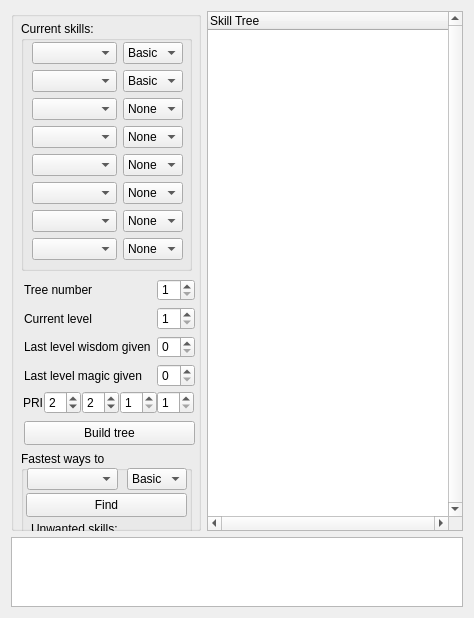
      <widget class="QWidget" name="tab_2">
       <attribute name="title">
        <string>Tree browser</string>
       </attribute>
       <layout class="QVBoxLayout" name="verticalLayout_3">
        <item>
         <layout class="QHBoxLayout" name="horizontalLayout_2">
          <item>
           <widget class="QGroupBox" name="groupBox_2">
            <property name="minimumSize">
             <size>
              <width>190</width>
              <height>520</height>
             </size>
            </property>
            <property name="title">
             <string/>
            </property>
            <widget class="QGroupBox" name="groupBox">
             <property name="geometry">
              <rect>
               <x>10</x>
               <y>10</y>
               <width>171</width>
               <height>250</height>
              </rect>
             </property>
             <property name="minimumSize">
              <size>
               <width>0</width>
               <height>250</height>
              </size>
             </property>
             <property name="title">
              <string>Current skills:</string>
             </property>
             <widget class="QWidget" name="layoutWidget">
              <property name="geometry">
               <rect>
                <x>11</x>
                <y>21</y>
                <width>153</width>
                <height>220</height>
               </rect>
              </property>
              <layout class="QFormLayout" name="formLayout">
               <item row="0" column="0">
                <widget class="QComboBox" name="cmb_skill1">
                 <property name="minimumSize">
                  <size>
                   <width>85</width>
                   <height>0</height>
                  </size>
                 </property>
                </widget>
               </item>
               <item row="0" column="1">
                <widget class="QComboBox" name="cmb_skill1_level">
                 <property name="maximumSize">
                  <size>
                   <width>60</width>
                   <height>16777215</height>
                  </size>
                 </property>
                 <property name="currentIndex">
                  <number>1</number>
                 </property>
                 <item>
                  <property name="text">
                   <string>None</string>
                  </property>
                 </item>
                 <item>
                  <property name="text">
                   <string>Basic</string>
                  </property>
                 </item>
                 <item>
                  <property name="text">
                   <string>Advanced</string>
                  </property>
                 </item>
                 <item>
                  <property name="text">
                   <string>Expert</string>
                  </property>
                 </item>
                </widget>
               </item>
               <item row="1" column="0">
                <widget class="QComboBox" name="cmb_skill2">
                 <property name="minimumSize">
                  <size>
                   <width>85</width>
                   <height>0</height>
                  </size>
                 </property>
                </widget>
               </item>
               <item row="1" column="1">
                <widget class="QComboBox" name="cmb_skill2_level">
                 <property name="maximumSize">
                  <size>
                   <width>60</width>
                   <height>16777215</height>
                  </size>
                 </property>
                 <property name="currentIndex">
                  <number>1</number>
                 </property>
                 <item>
                  <property name="text">
                   <string>None</string>
                  </property>
                 </item>
                 <item>
                  <property name="text">
                   <string>Basic</string>
                  </property>
                 </item>
                 <item>
                  <property name="text">
                   <string>Advanced</string>
                  </property>
                 </item>
                 <item>
                  <property name="text">
                   <string>Expert</string>
                  </property>
                 </item>
                </widget>
               </item>
               <item row="2" column="0">
                <widget class="QComboBox" name="cmb_skill3">
                 <property name="minimumSize">
                  <size>
                   <width>85</width>
                   <height>0</height>
                  </size>
                 </property>
                </widget>
               </item>
               <item row="2" column="1">
                <widget class="QComboBox" name="cmb_skill3_level">
                 <property name="maximumSize">
                  <size>
                   <width>60</width>
                   <height>16777215</height>
                  </size>
                 </property>
                 <property name="currentIndex">
                  <number>0</number>
                 </property>
                 <item>
                  <property name="text">
                   <string>None</string>
                  </property>
                 </item>
                 <item>
                  <property name="text">
                   <string>Basic</string>
                  </property>
                 </item>
                 <item>
                  <property name="text">
                   <string>Advanced</string>
                  </property>
                 </item>
                 <item>
                  <property name="text">
                   <string>Expert</string>
                  </property>
                 </item>
                </widget>
               </item>
               <item row="3" column="0">
                <widget class="QComboBox" name="cmb_skill4">
                 <property name="minimumSize">
                  <size>
                   <width>85</width>
                   <height>0</height>
                  </size>
                 </property>
                </widget>
               </item>
               <item row="3" column="1">
                <widget class="QComboBox" name="cmb_skill4_level">
                 <property name="maximumSize">
                  <size>
                   <width>60</width>
                   <height>16777215</height>
                  </size>
                 </property>
                 <property name="currentIndex">
                  <number>0</number>
                 </property>
                 <item>
                  <property name="text">
                   <string>None</string>
                  </property>
                 </item>
                 <item>
                  <property name="text">
                   <string>Basic</string>
                  </property>
                 </item>
                 <item>
                  <property name="text">
                   <string>Advanced</string>
                  </property>
                 </item>
                 <item>
                  <property name="text">
                   <string>Expert</string>
                  </property>
                 </item>
                </widget>
               </item>
               <item row="4" column="0">
                <widget class="QComboBox" name="cmb_skill5">
                 <property name="minimumSize">
                  <size>
                   <width>85</width>
                   <height>0</height>
                  </size>
                 </property>
                </widget>
               </item>
               <item row="4" column="1">
                <widget class="QComboBox" name="cmb_skill5_level">
                 <property name="maximumSize">
                  <size>
                   <width>60</width>
                   <height>16777215</height>
                  </size>
                 </property>
                 <property name="currentIndex">
                  <number>0</number>
                 </property>
                 <item>
                  <property name="text">
                   <string>None</string>
                  </property>
                 </item>
                 <item>
                  <property name="text">
                   <string>Basic</string>
                  </property>
                 </item>
                 <item>
                  <property name="text">
                   <string>Advanced</string>
                  </property>
                 </item>
                 <item>
                  <property name="text">
                   <string>Expert</string>
                  </property>
                 </item>
                </widget>
               </item>
               <item row="5" column="0">
                <widget class="QComboBox" name="cmb_skill6">
                 <property name="minimumSize">
                  <size>
                   <width>85</width>
                   <height>0</height>
                  </size>
                 </property>
                </widget>
               </item>
               <item row="5" column="1">
                <widget class="QComboBox" name="cmb_skill6_level">
                 <property name="maximumSize">
                  <size>
                   <width>60</width>
                   <height>16777215</height>
                  </size>
                 </property>
                 <property name="currentIndex">
                  <number>0</number>
                 </property>
                 <item>
                  <property name="text">
                   <string>None</string>
                  </property>
                 </item>
                 <item>
                  <property name="text">
                   <string>Basic</string>
                  </property>
                 </item>
                 <item>
                  <property name="text">
                   <string>Advanced</string>
                  </property>
                 </item>
                 <item>
                  <property name="text">
                   <string>Expert</string>
                  </property>
                 </item>
                </widget>
               </item>
               <item row="6" column="0">
                <widget class="QComboBox" name="cmb_skill7">
                 <property name="minimumSize">
                  <size>
                   <width>85</width>
                   <height>0</height>
                  </size>
                 </property>
                </widget>
               </item>
               <item row="6" column="1">
                <widget class="QComboBox" name="cmb_skill7_level">
                 <property name="maximumSize">
                  <size>
                   <width>60</width>
                   <height>16777215</height>
                  </size>
                 </property>
                 <property name="currentIndex">
                  <number>0</number>
                 </property>
                 <item>
                  <property name="text">
                   <string>None</string>
                  </property>
                 </item>
                 <item>
                  <property name="text">
                   <string>Basic</string>
                  </property>
                 </item>
                 <item>
                  <property name="text">
                   <string>Advanced</string>
                  </property>
                 </item>
                 <item>
                  <property name="text">
                   <string>Expert</string>
                  </property>
                 </item>
                </widget>
               </item>
               <item row="7" column="0">
                <widget class="QComboBox" name="cmb_skill8">
                 <property name="minimumSize">
                  <size>
                   <width>85</width>
                   <height>0</height>
                  </size>
                 </property>
                </widget>
               </item>
               <item row="7" column="1">
                <widget class="QComboBox" name="cmb_skill8_level">
                 <property name="maximumSize">
                  <size>
                   <width>60</width>
                   <height>16777215</height>
                  </size>
                 </property>
                 <property name="currentIndex">
                  <number>0</number>
                 </property>
                 <item>
                  <property name="text">
                   <string>None</string>
                  </property>
                 </item>
                 <item>
                  <property name="text">
                   <string>Basic</string>
                  </property>
                 </item>
                 <item>
                  <property name="text">
                   <string>Advanced</string>
                  </property>
                 </item>
                 <item>
                  <property name="text">
                   <string>Expert</string>
                  </property>
                 </item>
                </widget>
               </item>
              </layout>
             </widget>
            </widget>
            <widget class="QPushButton" name="btn_build_tree">
             <property name="geometry">
              <rect>
               <x>13</x>
               <y>410</y>
               <width>171</width>
               <height>24</height>
              </rect>
             </property>
             <property name="text">
              <string>Build tree</string>
             </property>
            </widget>
            <widget class="QGroupBox" name="groupBox_3">
             <property name="geometry">
              <rect>
               <x>10</x>
               <y>440</y>
               <width>171</width>
               <height>171</height>
              </rect>
             </property>
             <property name="minimumSize">
              <size>
               <width>171</width>
               <height>171</height>
              </size>
             </property>
             <property name="title">
              <string>Fastest ways to</string>
             </property>
             <widget class="QComboBox" name="cmb_skill_search">
              <property name="geometry">
               <rect>
                <x>6</x>
                <y>17</y>
                <width>91</width>
                <height>22</height>
               </rect>
              </property>
              <property name="minimumSize">
               <size>
                <width>85</width>
                <height>0</height>
               </size>
              </property>
             </widget>
             <widget class="QComboBox" name="cmb_skill_search_level">
              <property name="geometry">
               <rect>
                <x>106</x>
                <y>17</y>
                <width>60</width>
                <height>22</height>
               </rect>
              </property>
              <property name="minimumSize">
               <size>
                <width>60</width>
                <height>0</height>
               </size>
              </property>
              <property name="maximumSize">
               <size>
                <width>60</width>
                <height>16777215</height>
               </size>
              </property>
              <item>
               <property name="text">
                <string>Basic</string>
               </property>
              </item>
              <item>
               <property name="text">
                <string>Advanced</string>
               </property>
              </item>
              <item>
               <property name="text">
                <string>Expert</string>
               </property>
              </item>
             </widget>
             <widget class="QPushButton" name="btn_find_way">
              <property name="geometry">
               <rect>
                <x>5</x>
                <y>42</y>
                <width>161</width>
                <height>24</height>
               </rect>
              </property>
              <property name="text">
               <string>Find</string>
              </property>
             </widget>
             <widget class="QLabel" name="label_11">
              <property name="geometry">
               <rect>
                <x>10</x>
                <y>70</y>
                <width>91</width>
                <height>16</height>
               </rect>
              </property>
              <property name="text">
               <string>Unwanted skills:</string>
              </property>
             </widget>
             <widget class="QTextEdit" name="te_unwanted_skills">
              <property name="geometry">
               <rect>
                <x>10</x>
                <y>90</y>
                <width>151</width>
                <height>71</height>
               </rect>
              </property>
              <property name="html">
               <string>&lt;!DOCTYPE HTML PUBLIC &quot;-//W3C//DTD HTML 4.0//EN&quot; &quot;http://www.w3.org/TR/REC-html40/strict.dtd&quot;&gt;
&lt;html&gt;&lt;head&gt;&lt;meta name=&quot;qrichtext&quot; content=&quot;1&quot; /&gt;&lt;meta charset=&quot;utf-8&quot; /&gt;&lt;style type=&quot;text/css&quot;&gt;
p, li { white-space: pre-wrap; }
hr { height: 1px; border-width: 0; }
li.unchecked::marker { content: &quot;\2610&quot;; }
li.checked::marker { content: &quot;\2612&quot;; }
&lt;/style&gt;&lt;/head&gt;&lt;body style=&quot; font-family:'Segoe UI'; font-size:9pt; font-weight:400; font-style:normal;&quot;&gt;
&lt;p style=&quot; margin-top:0px; margin-bottom:0px; margin-left:0px; margin-right:0px; -qt-block-indent:0; text-indent:0px;&quot;&gt;eagle eye&lt;/p&gt;
&lt;p style=&quot; margin-top:0px; margin-bottom:0px; margin-left:0px; margin-right:0px; -qt-block-indent:0; text-indent:0px;&quot;&gt;learning&lt;/p&gt;
&lt;p style=&quot; margin-top:0px; margin-bottom:0px; margin-left:0px; margin-right:0px; -qt-block-indent:0; text-indent:0px;&quot;&gt;first aid&lt;/p&gt;&lt;/body&gt;&lt;/html&gt;</string>
              </property>
             </widget>
            </widget>
            <widget class="QWidget" name="layoutWidget">
             <property name="geometry">
              <rect>
               <x>12</x>
               <y>380</y>
               <width>171</width>
               <height>24</height>
              </rect>
             </property>
             <layout class="QHBoxLayout" name="horizontalLayout_8">
              <property name="spacing">
               <number>1</number>
              </property>
              <item>
               <widget class="QLabel" name="label_10">
                <property name="text">
                 <string>PRI</string>
                </property>
               </widget>
              </item>
              <item>
               <widget class="QSpinBox" name="sb_defence">
                <property name="minimumSize">
                 <size>
                  <width>37</width>
                  <height>0</height>
                 </size>
                </property>
                <property name="value">
                 <number>2</number>
                </property>
               </widget>
              </item>
              <item>
               <widget class="QSpinBox" name="sb_attack">
                <property name="minimumSize">
                 <size>
                  <width>37</width>
                  <height>0</height>
                 </size>
                </property>
                <property name="value">
                 <number>2</number>
                </property>
               </widget>
              </item>
              <item>
               <widget class="QSpinBox" name="sb_knowledge">
                <property name="minimumSize">
                 <size>
                  <width>37</width>
                  <height>0</height>
                 </size>
                </property>
                <property name="minimum">
                 <number>1</number>
                </property>
               </widget>
              </item>
              <item>
               <widget class="QSpinBox" name="sb_sp">
                <property name="minimumSize">
                 <size>
                  <width>37</width>
                  <height>0</height>
                 </size>
                </property>
                <property name="minimum">
                 <number>1</number>
                </property>
               </widget>
              </item>
             </layout>
            </widget>
            <widget class="QWidget" name="layoutWidget">
             <property name="geometry">
              <rect>
               <x>13</x>
               <y>268</y>
               <width>171</width>
               <height>108</height>
              </rect>
             </property>
             <layout class="QFormLayout" name="formLayout_2">
              <item row="0" column="0">
               <widget class="QLabel" name="label_6">
                <property name="text">
                 <string>Tree number</string>
                </property>
               </widget>
              </item>
              <item row="0" column="1">
               <widget class="QSpinBox" name="sb_tree_num">
                <property name="minimum">
                 <number>1</number>
                </property>
                <property name="maximum">
                 <number>255</number>
                </property>
               </widget>
              </item>
              <item row="1" column="0">
               <widget class="QLabel" name="label_7">
                <property name="text">
                 <string>Current level</string>
                </property>
               </widget>
              </item>
              <item row="1" column="1">
               <widget class="QSpinBox" name="sb_cur_level">
                <property name="minimum">
                 <number>1</number>
                </property>
                <property name="maximum">
                 <number>30</number>
                </property>
               </widget>
              </item>
              <item row="2" column="0">
               <widget class="QLabel" name="label_8">
                <property name="text">
                 <string>Last level wisdom given</string>
                </property>
                <property name="wordWrap">
                 <bool>true</bool>
                </property>
               </widget>
              </item>
              <item row="2" column="1">
               <widget class="QSpinBox" name="sb_wisdom_counter">
                <property name="minimum">
                 <number>0</number>
                </property>
                <property name="maximum">
                 <number>30</number>
                </property>
                <property name="value">
                 <number>0</number>
                </property>
               </widget>
              </item>
              <item row="3" column="0">
               <widget class="QLabel" name="label_9">
                <property name="text">
                 <string>Last level magic given</string>
                </property>
                <property name="wordWrap">
                 <bool>true</bool>
                </property>
               </widget>
              </item>
              <item row="3" column="1">
               <widget class="QSpinBox" name="sb_magic_counter">
                <property name="minimum">
                 <number>0</number>
                </property>
                <property name="maximum">
                 <number>30</number>
                </property>
                <property name="value">
                 <number>0</number>
                </property>
               </widget>
              </item>
             </layout>
            </widget>
           </widget>
          </item>
          <item>
           <widget class="QTreeWidget" name="tw_skills">
            <property name="sizePolicy">
             <sizepolicy hsizetype="Expanding" vsizetype="Expanding">
              <horstretch>0</horstretch>
              <verstretch>0</verstretch>
             </sizepolicy>
            </property>
            <property name="minimumSize">
             <size>
              <width>0</width>
              <height>450</height>
             </size>
            </property>
            <property name="verticalScrollBarPolicy">
             <enum>Qt::ScrollBarAlwaysOn</enum>
            </property>
            <property name="horizontalScrollBarPolicy">
             <enum>Qt::ScrollBarAlwaysOn</enum>
            </property>
            <column>
             <property name="text">
              <string>Skill Tree</string>
             </property>
            </column>
           </widget>
          </item>
         </layout>
        </item>
        <item>
         <widget class="QTextEdit" name="te_skill_ways">
          <property name="enabled">
           <bool>true</bool>
          </property>
          <property name="maximumSize">
           <size>
            <width>16777215</width>
            <height>70</height>
           </size>
          </property>
          <property name="readOnly">
           <bool>true</bool>
          </property>
         </widget>
        </item>
       </layout>
      </widget>
